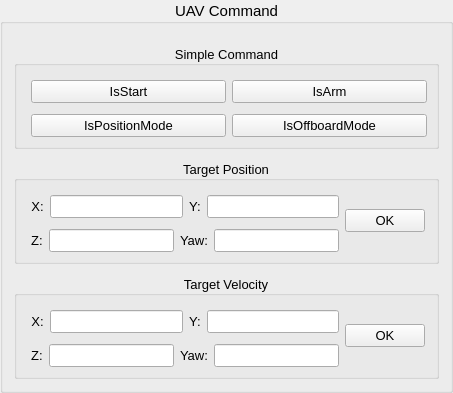
                  <widget class="QGroupBox" name="groupBox_3">
                   <property name="font">
                    <font>
                     <pointsize>11</pointsize>
                    </font>
                   </property>
                   <property name="title">
                    <string>UAV Command</string>
                   </property>
                   <property name="alignment">
                    <set>Qt::AlignCenter</set>
                   </property>
                   <layout class="QVBoxLayout" name="verticalLayout_20">
                    <item>
                     <spacer name="verticalSpacer_7">
                      <property name="orientation">
                       <enum>Qt::Vertical</enum>
                      </property>
                      <property name="sizeType">
                       <enum>QSizePolicy::Fixed</enum>
                      </property>
                      <property name="sizeHint" stdset="0">
                       <size>
                        <width>0</width>
                        <height>10</height>
                       </size>
                      </property>
                     </spacer>
                    </item>
                    <item>
                     <layout class="QVBoxLayout" name="verticalLayout_11">
                      <item>
                       <widget class="QGroupBox" name="groupBox_5">
                        <property name="font">
                         <font>
                          <pointsize>10</pointsize>
                         </font>
                        </property>
                        <property name="title">
                         <string>Simple Command</string>
                        </property>
                        <property name="alignment">
                         <set>Qt::AlignCenter</set>
                        </property>
                        <layout class="QHBoxLayout" name="horizontalLayout_23">
                         <item>
                          <spacer name="horizontalSpacer_8">
                           <property name="orientation">
                            <enum>Qt::Horizontal</enum>
                           </property>
                           <property name="sizeType">
                            <enum>QSizePolicy::Fixed</enum>
                           </property>
                           <property name="sizeHint" stdset="0">
                            <size>
                             <width>5</width>
                             <height>20</height>
                            </size>
                           </property>
                          </spacer>
                         </item>
                         <item>
                          <layout class="QVBoxLayout" name="verticalLayout_8">
                           <item>
                            <spacer name="verticalSpacer_22">
                             <property name="orientation">
                              <enum>Qt::Vertical</enum>
                             </property>
                             <property name="sizeType">
                              <enum>QSizePolicy::Fixed</enum>
                             </property>
                             <property name="sizeHint" stdset="0">
                              <size>
                               <width>20</width>
                               <height>5</height>
                              </size>
                             </property>
                            </spacer>
                           </item>
                           <item>
                            <layout class="QHBoxLayout" name="horizontalLayout_10">
                             <item>
                              <widget class="QPushButton" name="pb_is_start">
                               <property name="sizePolicy">
                                <sizepolicy hsizetype="Expanding" vsizetype="Fixed">
                                 <horstretch>0</horstretch>
                                 <verstretch>0</verstretch>
                                </sizepolicy>
                               </property>
                               <property name="font">
                                <font>
                                 <pointsize>10</pointsize>
                                </font>
                               </property>
                               <property name="text">
                                <string>IsStart</string>
                               </property>
                              </widget>
                             </item>
                             <item>
                              <widget class="QPushButton" name="pb_is_arm">
                               <property name="sizePolicy">
                                <sizepolicy hsizetype="Expanding" vsizetype="Fixed">
                                 <horstretch>0</horstretch>
                                 <verstretch>0</verstretch>
                                </sizepolicy>
                               </property>
                               <property name="font">
                                <font>
                                 <pointsize>10</pointsize>
                                </font>
                               </property>
                               <property name="text">
                                <string>IsArm</string>
                               </property>
                              </widget>
                             </item>
                            </layout>
                           </item>
                           <item>
                            <spacer name="verticalSpacer_16">
                             <property name="orientation">
                              <enum>Qt::Vertical</enum>
                             </property>
                             <property name="sizeType">
                              <enum>QSizePolicy::Fixed</enum>
                             </property>
                             <property name="sizeHint" stdset="0">
                              <size>
                               <width>20</width>
                               <height>5</height>
                              </size>
                             </property>
                            </spacer>
                           </item>
                           <item>
                            <layout class="QHBoxLayout" name="horizontalLayout_11">
                             <item>
                              <widget class="QPushButton" name="pb_is_position_mode">
                               <property name="sizePolicy">
                                <sizepolicy hsizetype="Expanding" vsizetype="Fixed">
                                 <horstretch>0</horstretch>
                                 <verstretch>0</verstretch>
                                </sizepolicy>
                               </property>
                               <property name="font">
                                <font>
                                 <pointsize>10</pointsize>
                                </font>
                               </property>
                               <property name="text">
                                <string>IsPositionMode</string>
                               </property>
                              </widget>
                             </item>
                             <item>
                              <widget class="QPushButton" name="pb_is_offboard_mode">
                               <property name="sizePolicy">
                                <sizepolicy hsizetype="Expanding" vsizetype="Fixed">
                                 <horstretch>0</horstretch>
                                 <verstretch>0</verstretch>
                                </sizepolicy>
                               </property>
                               <property name="font">
                                <font>
                                 <pointsize>10</pointsize>
                                </font>
                               </property>
                               <property name="text">
                                <string>IsOffboardMode</string>
                               </property>
                              </widget>
                             </item>
                            </layout>
                           </item>
                          </layout>
                         </item>
                         <item>
                          <spacer name="verticalSpacer_4">
                           <property name="orientation">
                            <enum>Qt::Vertical</enum>
                           </property>
                           <property name="sizeType">
                            <enum>QSizePolicy::Fixed</enum>
                           </property>
                           <property name="sizeHint" stdset="0">
                            <size>
                             <width>0</width>
                             <height>10</height>
                            </size>
                           </property>
                          </spacer>
                         </item>
                        </layout>
                       </widget>
                      </item>
                      <item>
                       <spacer name="verticalSpacer_25">
                        <property name="orientation">
                         <enum>Qt::Vertical</enum>
                        </property>
                        <property name="sizeType">
                         <enum>QSizePolicy::Fixed</enum>
                        </property>
                        <property name="sizeHint" stdset="0">
                         <size>
                          <width>20</width>
                          <height>5</height>
                         </size>
                        </property>
                       </spacer>
                      </item>
                      <item>
                       <widget class="QGroupBox" name="groupBox_6">
                        <property name="font">
                         <font>
                          <pointsize>10</pointsize>
                         </font>
                        </property>
                        <property name="title">
                         <string>Target Position</string>
                        </property>
                        <property name="alignment">
                         <set>Qt::AlignCenter</set>
                        </property>
                        <layout class="QHBoxLayout" name="horizontalLayout_24">
                         <item>
                          <spacer name="horizontalSpacer_9">
                           <property name="orientation">
                            <enum>Qt::Horizontal</enum>
                           </property>
                           <property name="sizeType">
                            <enum>QSizePolicy::Fixed</enum>
                           </property>
                           <property name="sizeHint" stdset="0">
                            <size>
                             <width>5</width>
                             <height>20</height>
                            </size>
                           </property>
                          </spacer>
                         </item>
                         <item>
                          <layout class="QHBoxLayout" name="horizontalLayout_14">
                           <item>
                            <layout class="QVBoxLayout" name="verticalLayout_9">
                             <item>
                              <spacer name="verticalSpacer_23">
                               <property name="orientation">
                                <enum>Qt::Vertical</enum>
                               </property>
                               <property name="sizeType">
                                <enum>QSizePolicy::Fixed</enum>
                               </property>
                               <property name="sizeHint" stdset="0">
                                <size>
                                 <width>20</width>
                                 <height>5</height>
                                </size>
                               </property>
                              </spacer>
                             </item>
                             <item>
                              <layout class="QHBoxLayout" name="horizontalLayout_12">
                               <item>
                                <widget class="QLabel" name="fixed_target_pos_x">
                                 <property name="sizePolicy">
                                  <sizepolicy hsizetype="Fixed" vsizetype="Fixed">
                                   <horstretch>0</horstretch>
                                   <verstretch>0</verstretch>
                                  </sizepolicy>
                                 </property>
                                 <property name="font">
                                  <font>
                                   <pointsize>10</pointsize>
                                  </font>
                                 </property>
                                 <property name="text">
                                  <string>X:</string>
                                 </property>
                                 <property name="alignment">
                                  <set>Qt::AlignCenter</set>
                                 </property>
                                </widget>
                               </item>
                               <item>
                                <widget class="QLineEdit" name="target_pos_x"/>
                               </item>
                               <item>
                                <widget class="QLabel" name="fixed_target_pos_y">
                                 <property name="sizePolicy">
                                  <sizepolicy hsizetype="Fixed" vsizetype="Fixed">
                                   <horstretch>0</horstretch>
                                   <verstretch>0</verstretch>
                                  </sizepolicy>
                                 </property>
                                 <property name="font">
                                  <font>
                                   <pointsize>10</pointsize>
                                  </font>
                                 </property>
                                 <property name="text">
                                  <string>Y:</string>
                                 </property>
                                 <property name="alignment">
                                  <set>Qt::AlignCenter</set>
                                 </property>
                                </widget>
                               </item>
                               <item>
                                <widget class="QLineEdit" name="target_pos_y">
                                 <property name="text">
                                  <string/>
                                 </property>
                                </widget>
                               </item>
                              </layout>
                             </item>
                             <item>
                              <spacer name="verticalSpacer_17">
                               <property name="orientation">
                                <enum>Qt::Vertical</enum>
                               </property>
                               <property name="sizeType">
                                <enum>QSizePolicy::Fixed</enum>
                               </property>
                               <property name="sizeHint" stdset="0">
                                <size>
                                 <width>20</width>
                                 <height>5</height>
                                </size>
                               </property>
                              </spacer>
                             </item>
                             <item>
                              <layout class="QHBoxLayout" name="horizontalLayout_13">
                               <item>
                                <widget class="QLabel" name="fixed_target_pos_z">
                                 <property name="sizePolicy">
                                  <sizepolicy hsizetype="Fixed" vsizetype="Fixed">
                                   <horstretch>0</horstretch>
                                   <verstretch>0</verstretch>
                                  </sizepolicy>
                                 </property>
                                 <property name="font">
                                  <font>
                                   <pointsize>10</pointsize>
                                  </font>
                                 </property>
                                 <property name="text">
                                  <string>Z:</string>
                                 </property>
                                 <property name="alignment">
                                  <set>Qt::AlignCenter</set>
                                 </property>
                                </widget>
                               </item>
                               <item>
                                <widget class="QLineEdit" name="target_pos_z">
                                 <property name="text">
                                  <string/>
                                 </property>
                                </widget>
                               </item>
                               <item>
                                <widget class="QLabel" name="fixed_target_pos_yaw">
                                 <property name="sizePolicy">
                                  <sizepolicy hsizetype="Fixed" vsizetype="Fixed">
                                   <horstretch>0</horstretch>
                                   <verstretch>0</verstretch>
                                  </sizepolicy>
                                 </property>
                                 <property name="font">
                                  <font>
                                   <pointsize>10</pointsize>
                                  </font>
                                 </property>
                                 <property name="text">
                                  <string>Yaw:</string>
                                 </property>
                                 <property name="alignment">
                                  <set>Qt::AlignCenter</set>
                                 </property>
                                </widget>
                               </item>
                               <item>
                                <widget class="QLineEdit" name="target_yaw">
                                 <property name="text">
                                  <string/>
                                 </property>
                                </widget>
                               </item>
                              </layout>
                             </item>
                            </layout>
                           </item>
                           <item>
                            <widget class="QPushButton" name="pb_target_pos_ok">
                             <property name="sizePolicy">
                              <sizepolicy hsizetype="Expanding" vsizetype="Fixed">
                               <horstretch>0</horstretch>
                               <verstretch>0</verstretch>
                              </sizepolicy>
                             </property>
                             <property name="text">
                              <string>OK</string>
                             </property>
                            </widget>
                           </item>
                           <item>
                            <spacer name="horizontalSpacer_5">
                             <property name="orientation">
                              <enum>Qt::Horizontal</enum>
                             </property>
                             <property name="sizeType">
                              <enum>QSizePolicy::Fixed</enum>
                             </property>
                             <property name="sizeHint" stdset="0">
                              <size>
                               <width>2</width>
                               <height>20</height>
                              </size>
                             </property>
                            </spacer>
                           </item>
                          </layout>
                         </item>
                         <item>
                          <spacer name="verticalSpacer_5">
                           <property name="orientation">
                            <enum>Qt::Vertical</enum>
                           </property>
                           <property name="sizeType">
                            <enum>QSizePolicy::Fixed</enum>
                           </property>
                           <property name="sizeHint" stdset="0">
                            <size>
                             <width>0</width>
                             <height>10</height>
                            </size>
                           </property>
                          </spacer>
                         </item>
                        </layout>
                       </widget>
                      </item>
                      <item>
                       <spacer name="verticalSpacer_26">
                        <property name="orientation">
                         <enum>Qt::Vertical</enum>
                        </property>
                        <property name="sizeType">
                         <enum>QSizePolicy::Fixed</enum>
                        </property>
                        <property name="sizeHint" stdset="0">
                         <size>
                          <width>20</width>
                          <height>5</height>
                         </size>
                        </property>
                       </spacer>
                      </item>
                      <item>
                       <widget class="QGroupBox" name="groupBox_7">
                        <property name="font">
                         <font>
                          <pointsize>10</pointsize>
                         </font>
                        </property>
                        <property name="title">
                         <string>Target Velocity</string>
                        </property>
                        <property name="alignment">
                         <set>Qt::AlignCenter</set>
                        </property>
                        <layout class="QHBoxLayout" name="horizontalLayout_25">
                         <item>
                          <spacer name="horizontalSpacer_10">
                           <property name="orientation">
                            <enum>Qt::Horizontal</enum>
                           </property>
                           <property name="sizeType">
                            <enum>QSizePolicy::Fixed</enum>
                           </property>
                           <property name="sizeHint" stdset="0">
                            <size>
                             <width>5</width>
                             <height>20</height>
                            </size>
                           </property>
                          </spacer>
                         </item>
                         <item>
                          <layout class="QHBoxLayout" name="horizontalLayout_17">
                           <item>
                            <layout class="QVBoxLayout" name="verticalLayout_10">
                             <item>
                              <spacer name="verticalSpacer_24">
                               <property name="orientation">
                                <enum>Qt::Vertical</enum>
                               </property>
                               <property name="sizeType">
                                <enum>QSizePolicy::Fixed</enum>
                               </property>
                               <property name="sizeHint" stdset="0">
                                <size>
                                 <width>20</width>
                                 <height>5</height>
                                </size>
                               </property>
                              </spacer>
                             </item>
                             <item>
                              <layout class="QHBoxLayout" name="horizontalLayout_15">
                               <item>
                                <widget class="QLabel" name="fixed_target_vel_x">
                                 <property name="sizePolicy">
                                  <sizepolicy hsizetype="Fixed" vsizetype="Fixed">
                                   <horstretch>0</horstretch>
                                   <verstretch>0</verstretch>
                                  </sizepolicy>
                                 </property>
                                 <property name="font">
                                  <font>
                                   <pointsize>10</pointsize>
                                  </font>
                                 </property>
                                 <property name="text">
                                  <string>X:</string>
                                 </property>
                                 <property name="alignment">
                                  <set>Qt::AlignCenter</set>
                                 </property>
                                </widget>
                               </item>
                               <item>
                                <widget class="QLineEdit" name="target_vel_x"/>
                               </item>
                               <item>
                                <widget class="QLabel" name="fixed_target_vel_y">
                                 <property name="sizePolicy">
                                  <sizepolicy hsizetype="Fixed" vsizetype="Fixed">
                                   <horstretch>0</horstretch>
                                   <verstretch>0</verstretch>
                                  </sizepolicy>
                                 </property>
                                 <property name="font">
                                  <font>
                                   <pointsize>10</pointsize>
                                  </font>
                                 </property>
                                 <property name="text">
                                  <string>Y:</string>
                                 </property>
                                 <property name="alignment">
                                  <set>Qt::AlignCenter</set>
                                 </property>
                                </widget>
                               </item>
                               <item>
                                <widget class="QLineEdit" name="target_vel_y">
                                 <property name="text">
                                  <string/>
                                 </property>
                                </widget>
                               </item>
                              </layout>
                             </item>
                             <item>
                              <spacer name="verticalSpacer_18">
                               <property name="orientation">
                                <enum>Qt::Vertical</enum>
                               </property>
                               <property name="sizeType">
                                <enum>QSizePolicy::Fixed</enum>
                               </property>
                               <property name="sizeHint" stdset="0">
                                <size>
                                 <width>20</width>
                                 <height>5</height>
                                </size>
                               </property>
                              </spacer>
                             </item>
                             <item>
                              <layout class="QHBoxLayout" name="horizontalLayout_16">
                               <property name="spacing">
                                <number>6</number>
                               </property>
                               <item>
                                <widget class="QLabel" name="fixed_target_vel_z">
                                 <property name="sizePolicy">
                                  <sizepolicy hsizetype="Fixed" vsizetype="Fixed">
                                   <horstretch>0</horstretch>
                                   <verstretch>0</verstretch>
                                  </sizepolicy>
                                 </property>
                                 <property name="font">
                                  <font>
                                   <pointsize>10</pointsize>
                                  </font>
                                 </property>
                                 <property name="text">
                                  <string>Z:</string>
                                 </property>
                                 <property name="alignment">
                                  <set>Qt::AlignCenter</set>
                                 </property>
                                </widget>
                               </item>
                               <item>
                                <widget class="QLineEdit" name="target_vel_z">
                                 <property name="text">
                                  <string/>
                                 </property>
                                </widget>
                               </item>
                               <item>
                                <widget class="QLabel" name="fixed_target_vel_yaw">
                                 <property name="sizePolicy">
                                  <sizepolicy hsizetype="Fixed" vsizetype="Fixed">
                                   <horstretch>0</horstretch>
                                   <verstretch>0</verstretch>
                                  </sizepolicy>
                                 </property>
                                 <property name="font">
                                  <font>
                                   <pointsize>10</pointsize>
                                  </font>
                                 </property>
                                 <property name="text">
                                  <string>Yaw:</string>
                                 </property>
                                 <property name="alignment">
                                  <set>Qt::AlignCenter</set>
                                 </property>
                                </widget>
                               </item>
                               <item>
                                <widget class="QLineEdit" name="target_vel_yaw">
                                 <property name="text">
                                  <string/>
                                 </property>
                                </widget>
                               </item>
                              </layout>
                             </item>
                            </layout>
                           </item>
                           <item>
                            <widget class="QPushButton" name="pb_target_vel_ok">
                             <property name="sizePolicy">
                              <sizepolicy hsizetype="Expanding" vsizetype="Fixed">
                               <horstretch>0</horstretch>
                               <verstretch>0</verstretch>
                              </sizepolicy>
                             </property>
                             <property name="text">
                              <string>OK</string>
                             </property>
                            </widget>
                           </item>
                           <item>
                            <spacer name="horizontalSpacer_6">
                             <property name="orientation">
                              <enum>Qt::Horizontal</enum>
                             </property>
                             <property name="sizeType">
                              <enum>QSizePolicy::Fixed</enum>
                             </property>
                             <property name="sizeHint" stdset="0">
                              <size>
                               <width>2</width>
                               <height>20</height>
                              </size>
                             </property>
                            </spacer>
                           </item>
                          </layout>
                         </item>
                         <item>
                          <spacer name="verticalSpacer_6">
                           <property name="orientation">
                            <enum>Qt::Vertical</enum>
                           </property>
                           <property name="sizeType">
                            <enum>QSizePolicy::Fixed</enum>
                           </property>
                           <property name="sizeHint" stdset="0">
                            <size>
                             <width>0</width>
                             <height>10</height>
                            </size>
                           </property>
                          </spacer>
                         </item>
                        </layout>
                       </widget>
                      </item>
                     </layout>
                    </item>
                   </layout>
                  </widget>
